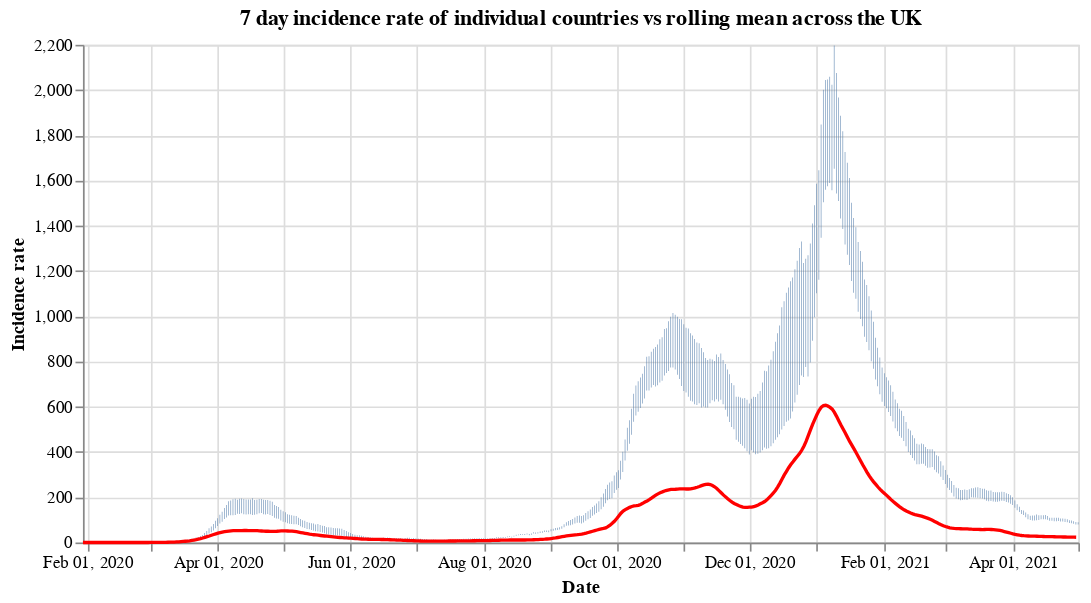

This figure's notebook cell:
### Code cell
#collapse
countries = uk_cases['areaName'].unique()
countries.sort()

selection = alt.selection_single(
    name='Select',
    fields=['areaName'],
    init={'areaName': 'Wales'},
    bind={'areaName': alt.binding_select(options=countries)}
)

# scatter plot, modify opacity based on selection
bars = alt.Chart(uk_cases).mark_bar().add_selection(
    selection
).encode(
    x=alt.X("yearmonthdate(date):T", axis=alt.Axis(title='Date')),
    y=alt.Y("weeklyCasesRate:Q", axis=alt.Axis(title='Incidence rate')),
    tooltip='weeklyCasesRate:Q',
    opacity=alt.condition(selection, alt.value(1), alt.value(0))
).properties(title=f'7 day incidence rate of individual countries vs rolling mean across the UK', width=600)

line = alt.Chart(overview_cases).mark_line(
    color='red',
    size=2,
).transform_window(
    rolling_mean='mean(weeklyCasesRate)',
    frame=[0, 7]
).encode(
    x='yearmonthdate(date):T',
    y='rolling_mean:Q'
)

alt.layer(bars, line)

### Figure 1 — Vega-Lite specification as saved in the notebook (floating-point values rounded to 4 significant figures; data arrays with more than 128 entries replaced by an {"elided": "..."} marker saying what was removed)
{"config": {"view": {"continuousWidth": 400, "continuousHeight": 300}}, "layer": [{"data": {"name": "data-46767dd4df1e273718d3745355618e52"}, "mark": "bar", "encoding": {"opacity": {"condition": {"value": 1, "selection": "Select"}, "value": 0}, "tooltip": {"type": "quantitative", "field": "weeklyCasesRate"}, "x": {"type": "temporal", "axis": {"title": "Date"}, "field": "date", "timeUnit": "yearmonthdate"}, "y": {"type": "quantitative", "axis": {"title": "Incidence rate"}, "field": "weeklyCasesRate"}}, "selection": {"Select": {"type": "single", "fields": ["areaName"], "init": {"areaName": "Wales"}, "bind": {"areaName": {"input": "select", "options": ["England", "Northern Ireland", "Scotland", "Wales"]}}}}, "title": "7 day incidence rate of individual countries vs rolling mean across the UK", "width": 600}, {"data": {"name": "data-f9aacefef326aaded7abefd1a0b7ea7d"}, "mark": {"type": "line", "color": "red", "size": 2}, "encoding": {"x": {"type": "temporal", "field": "date", "timeUnit": "yearmonthdate"}, "y": {"type": "quantitative", "field": "rolling_mean"}}, "transform": [{"window": [{"op": "mean", "field": "weeklyCasesRate", "as": "rolling_mean"}], "frame": [0, 7]}]}], "$schema": "https://vega.github.io/schema/vega-lite/v4.8.1.json", "datasets": {"data-46767dd4df1e273718d3745355618e52": {"elided": "1736 records"}, "data-f9aacefef326aaded7abefd1a0b7ea7d": {"elided": "457 records"}}}
